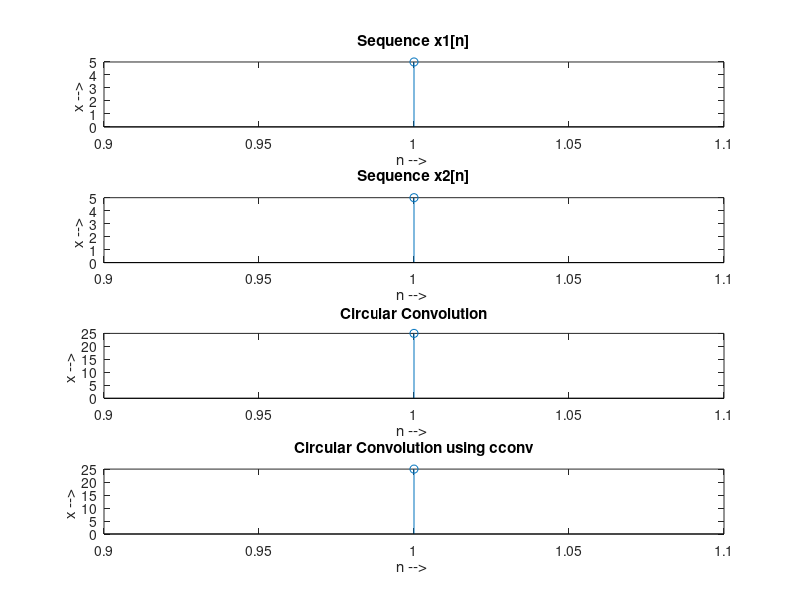

MATLAB code to generate this figure:
clc
clear all
close all

x1 = input('Enter sequence : ')
x2 = input('Enter sequence : ')

N = max(length(x1), length(x2))

x1 = [x1, zeros(1, N - length(x1))]
x2 = [x2, zeros(1, N - length(x2))]

Z = cconv(x1,x2,N)

for i=1:N
    Y(i) = 0
    for j=1:N
        k = i-j+1;
        if k<=0
            k = N+k;
        end
        Y(i) = Y(i) + x1(j)*x2(k)
    end
end

subplot(4,1,1)
stem(x1)
title('Sequence x1[n]')
xlabel('n --> ')
ylabel('x --> ')

subplot(4,1,2)
stem(x2)
title('Sequence x2[n]')
xlabel('n --> ')
ylabel('x --> ')

subplot(4,1,3)
stem(Y)
title('Circular Convolution')
xlabel('n --> ')
ylabel('x --> ')

subplot(4,1,4)
stem(Z)
title('Circular Convolution using cconv')
xlabel('n --> ')
ylabel('x --> ')
